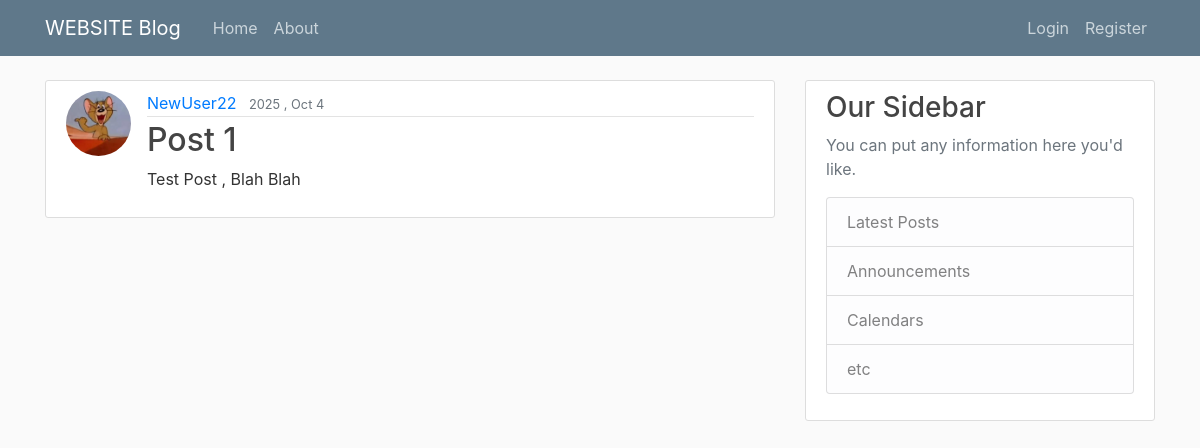
Page /detail/1/ on the committed database.
### web/models.py (models this page shows, shortened)
class Post(models.Model):
    title = models.CharField(max_length=100)
    content = models.TextField()
    date_posted = models.DateTimeField(default = timezone.now)
    author = models.ForeignKey(User, on_delete=models.CASCADE)

### users/models.py (models this page shows, shortened)
class Profile(models.Model):
    user = models.OneToOneField(User , on_delete=models.CASCADE) # data deleted with the user
    image = models.ImageField(default='default.jpg', upload_to='profile_pics')

### web/views.py (the view)
# urls.py: path('detail/<int:pk>/',views.detail,name='web-detail'),
def detail(request , pk):
    context = {
        'post': Post.objects.get(pk = pk) # or get_object_or_404
    }
    return render(request , 'detail.html',context)

### templates/detail.html (shortened to what this page needs)
{% extends 'base.html' %}
{% block content %}
    <article class="media content-section">
            <img class="rounded-circle article-img" src="{{ post.author.profile.image.url }}" alt="">
        <div class="media-body">
            <div class="article-metadata">
            <a class="mr-2" href="#">{{ post.author }}</a>
            <small class="text-muted">{{ post.date_posted | date:"Y , M j" }}</small>
            </div>
            <h2 class="article-title">{{ post.title }}</h2>
            <p class="article-content">{{ post.content }}</p>
        </div>
    </article>
{% endblock content %}

### static/main.css (style rules this page uses)
body { background: #fafafa; color: #333333; margin-top: 5rem; }
h1, h2, h3, h4, h5, h6 { color: #444444; }
.content-section { background: #ffffff; padding: 10px 20px; border: 1px solid #dddddd; border-radius: 3px; margin-bottom: 20px; }
.article-title { color: #444444; }
.article-content { white-space: pre-line; }
.article-img { height: 65px; width: 65px; margin-right: 16px; }
.article-metadata { padding-bottom: 1px; margin-bottom: 4px; border-bottom: 1px solid #e3e3e3 }

### rows in the picture
Post: author.profile.image (placeholder picture), author "NewUser22", date_posted "2025 , Oct 4", title "Post 1", content "Test Post , Blah Blah"
